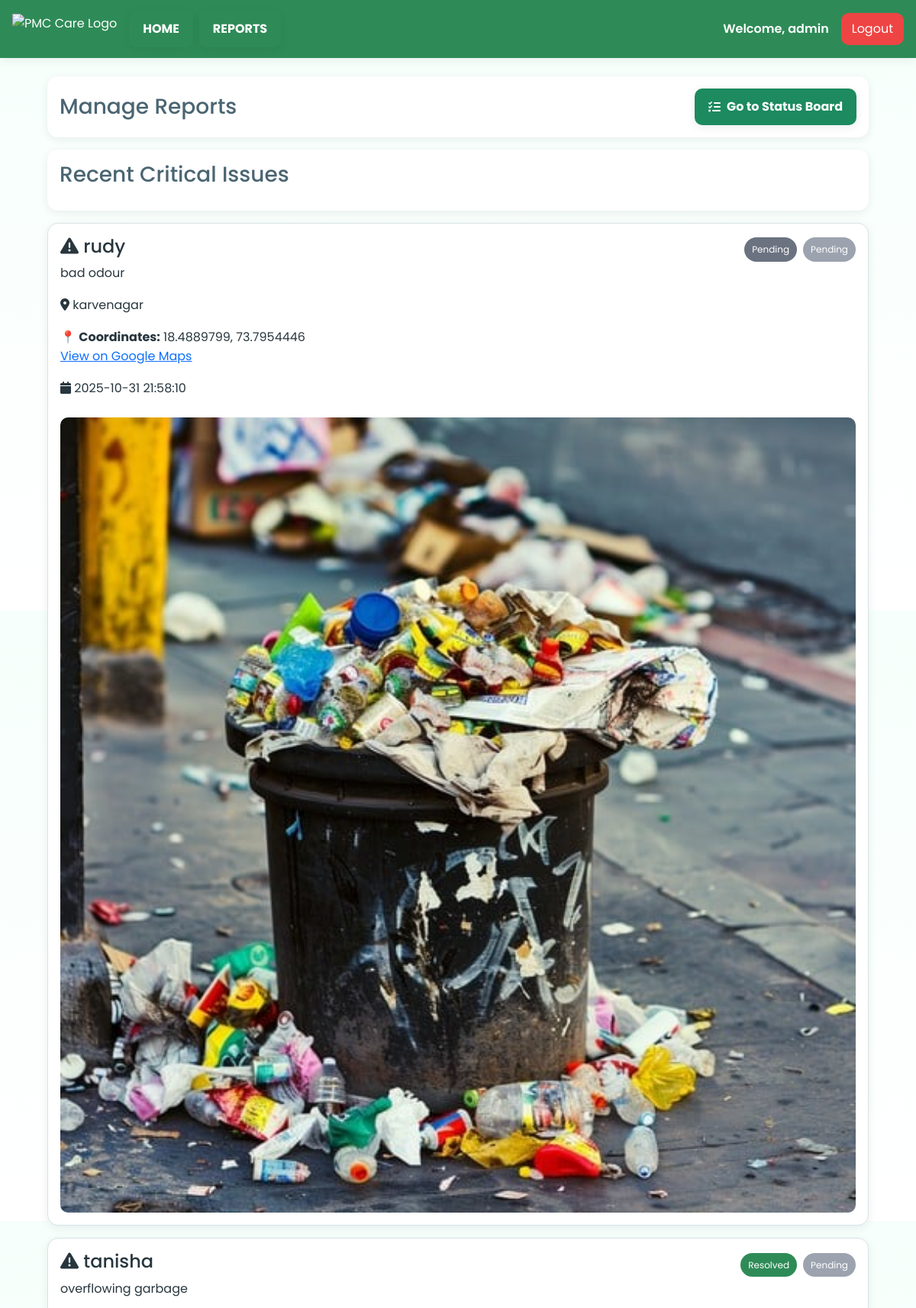
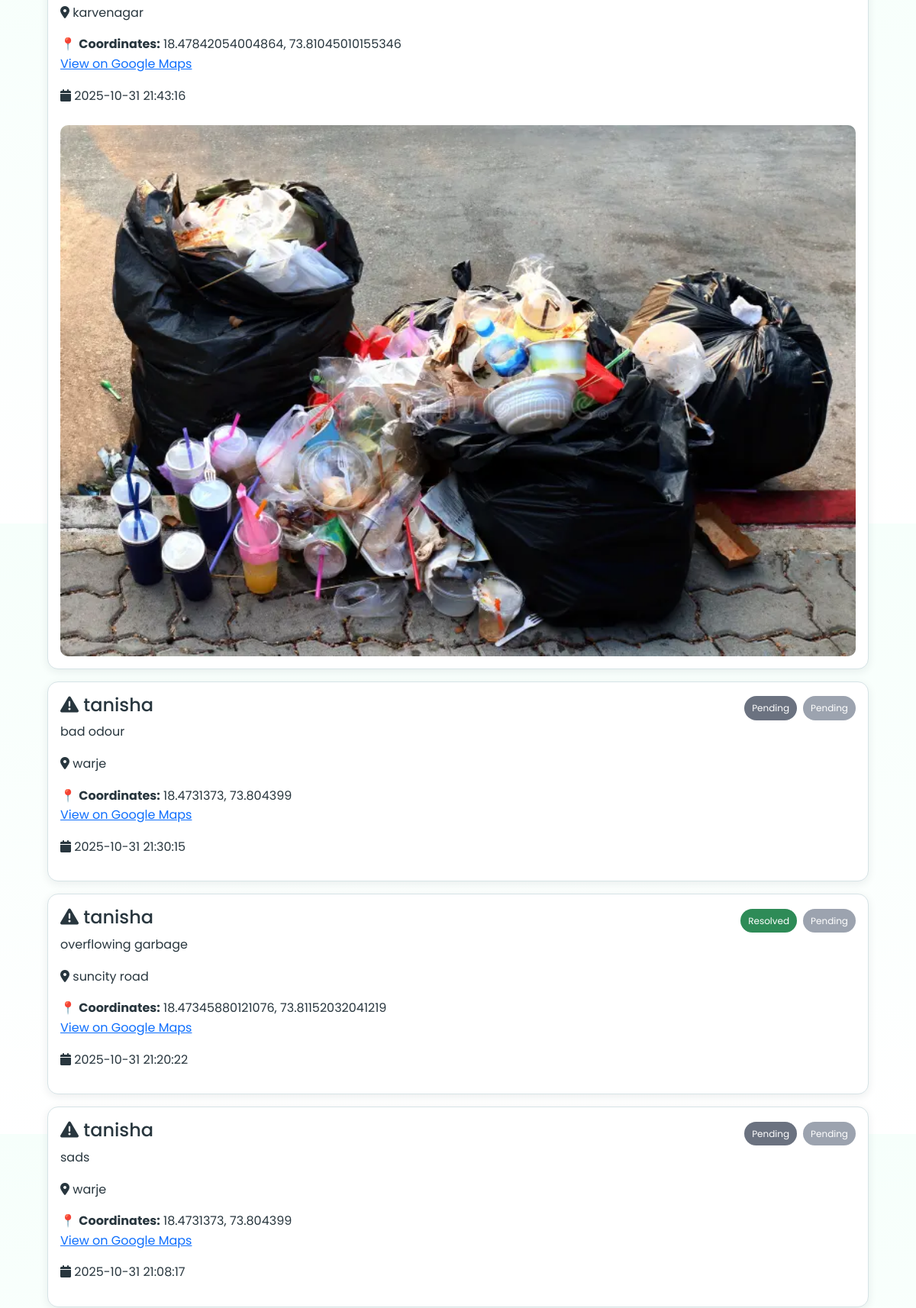
The app's page /employee/dashboard (signed in, upper part) with its own data (2 pictures, top to bottom).
### tables this page shows
CREATE TABLE reports (
        id INTEGER PRIMARY KEY AUTOINCREMENT,
        name TEXT,
        location TEXT,
        description TEXT,
        image_path TEXT,
        severity TEXT,
        coverage REAL,
        preview_path TEXT,
        status TEXT DEFAULT "Pending",
        created_at TEXT
    , latitude REAL, longitude REAL);

### app.py (the view)
@app.route("/employee/dashboard")
def employee_dashboard():
    if "employee" not in session:
        return redirect(url_for("employee"))  # Redirect if not logged in
    try:
        init_reports_db()
    except Exception as e:
        print("⚠️ init_reports_db failed:", e)
    try:
        conn = sqlite3.connect("reports.db")
        conn.row_factory = sqlite3.Row
        cursor = conn.cursor()
        cursor.execute("SELECT * FROM reports ORDER BY created_at DESC")
        reports = cursor.fetchall()
        conn.close()
        error_message = None
    except Exception as e:
        print("⚠️ Error loading reports:", e)
        reports = []
        error_message = "Could not load reports from the database."
    return render_template("employee_dashboard.html", reports=reports, error_message=error_message)

### app.py (called while the page is built)
def init_reports_db():
    conn = sqlite3.connect('reports.db')
    c = conn.cursor()
    c.execute('''CREATE TABLE IF NOT EXISTS reports (
        id INTEGER PRIMARY KEY AUTOINCREMENT,
        name TEXT,
        location TEXT,
        description TEXT,
        image_path TEXT,
        severity TEXT,
        coverage REAL,
        preview_path TEXT,
        status TEXT DEFAULT "Pending",
        created_at TEXT,
        latitude REAL,
        longitude REAL
    )''')
    conn.commit()
    conn.close()
    migrate_reports_db_add_coords()

def migrate_reports_db_add_coords():
    conn = sqlite3.connect('reports.db')
    cursor = conn.cursor()
    cursor.execute("PRAGMA table_info(reports);")
    cols = [row[1] for row in cursor.fetchall()]
    if 'latitude' not in cols:
        try:
            cursor.execute("ALTER TABLE reports ADD COLUMN latitude REAL;")
        except Exception as e:
            print("Could not add latitude column:", e)
    if 'longitude' not in cols:
        try:
            cursor.execute("ALTER TABLE reports ADD COLUMN longitude REAL;")
        except Exception as e:
            print("Could not add longitude column:", e)
    conn.commit()
    conn.close()

### templates/employee_dashboard.html (shortened to what this page needs)
<!DOCTYPE html>
<html lang="en">
<head>
    <link href="https://cdn.jsdelivr.net/npm/bootstrap@5.3.3/dist/css/bootstrap.min.css" rel="stylesheet">
    <link rel="stylesheet" href="https://cdnjs.cloudflare.com/ajax/libs/font-awesome/6.5.0/css/all.min.css">
    <link rel="stylesheet" href="{{ url_for('static', filename='css/index.css') }}">
    <link rel="stylesheet" href="{{ url_for('static', filename='css/employee_dashboard.css') }}">
</head>
<body>
    <header class="navbar navbar-expand-lg px-3">
        <div class="nav-left d-flex align-items-center gap-3">
            <img src="{{ url_for('static', filename='logo.png') }}" alt="PMC Care Logo" class="logo" style="height:40px;">
            <nav>
                <ul class="list-unstyled d-flex gap-2 m-0">
                    <li><button class="btn btn-outline-primary" onclick="window.location.href='{{ url_for('admin') }}'">HOME</button></li>
                    <li><button class="btn btn-outline-primary" onclick="window.location.href='{{ url_for('employee_dashboard') }}'">REPORTS</button></li>
                </ul>
            </nav>
        </div>
        <div class="d-flex align-items-center gap-3">
            <span class="fw-semibold">Welcome, {{ session.get('employee', 'Employee') }}</span>
            <a href="{{ url_for('employee_logout') }}" class="logout-btn">Logout</a>
        </div>
    </header>
    <div class="container my-4">
        <div class="card p-3 mb-3 d-flex flex-md-row flex-column align-items-md-center justify-content-between">
            <h3 class="section-title m-0">Manage Reports</h3>
            <a href="{{ url_for('admin_dashboard') }}" class="btn btn-primary mt-2 mt-md-0"><i class="fa-solid fa-list-check"></i> Go to Status Board</a>
        </div>
        <div class="card p-3 mb-3">
            <h3 class="section-title">Recent Critical Issues</h3>
        </div>
        {% for report in reports %}
        <div class="issue-card card p-3 mb-3">
            <div class="issue-header">
                <h4><i class="fa-solid fa-triangle-exclamation"></i> {{ report['name'] or 'Unnamed Report' }}</h4>
                <div class="status-tags">
                    <span class="status {{ report['status']|lower }}">{{ report['status'] }}</span>
                    {% if report['severity'] %}
                        <span class="severity {{ report['severity']|lower }}">{{ report['severity'] }}</span>
                    {% else %}
                        <span class="severity pending">Pending</span>
                    {% endif %}
                </div>
            </div>
            <p>{{ report['description'] }}</p>
            <p><i class="fa-solid fa-location-dot"></i> {{ report['location'] }}</p>
            {% if report['latitude'] and report['longitude'] %}
            <p>
                📍 <strong>Coordinates:</strong>
                {{ report['latitude'] }}, {{ report['longitude'] }}<br>
                <a href="https://www.google.com/maps?q={{ report['latitude'] }},{{ report['longitude'] }}"
                   target="_blank"
                   class="map-link">
                   View on Google Maps
                </a>
            </p>
            {% endif %}
            <p><i class="fa-solid fa-calendar"></i> {{ report['created_at'] }}</p>
            {% if report['image_path'] %}
            <img src="{{ url_for('static', filename=report['image_path'].split('static/')[-1]) }}" class="report-image">
            {% endif %}
        </div>
        {% else %}
            <p class="no-data">No reports available.</p>
        {% endfor %}
    </div>
</body>
</html>

### static/css/index.css (style rules this page uses)
:root { --green-primary: 152 50% 36%; --green-primary-contrast: 0 0% 100%; --mint: 156 56% 79%; --gray-blue: 202 21% 37%; --lime-accent: 147 100% 39%; --background: 156 56% 96%; --foreground: 202 21% 20%; --card: 0 0% 100%; --card-foreground: 202 21% 20%; --primary: var(--green-primary); --primary-foreground: var(--green-primary-contrast); --secondary: 202 15% 95%; --secondary-foreground: 202 21% 30%; --muted: 202 15% 95%; --muted-foreground: 202 10% 45%; --accent: var(--lime-accent); --accent-foreground: 0 0% 100%; --destructive: 0 84% 60%; --destructive-foreground: 0 0% 100%; --border: 202 16% 86%; --input: 202 16% 86%; --ring: var(--green-primary); --status-reported: var(--lime-accent); --status-review: 202 70% 45%; --status-resolved: var(--green-primary); --severity-low: var(--green-primary); --severity-medium: 45 93% 47%; --severity-critical: 0 84% 60%; --gradient-hero: linear-gradient(135deg, hsl(var(--mint)) 0%, hsl(var(--green-primary)) 100%); --gradient-card: linear-gradient(145deg, hsl(0 0% 100% / 0.9), hsl(156 56% 98%)); --shadow-soft: 0 6px 22px hsl(202 21% 10% / 0.12); --shadow-card: 0 3px 12px hsl(202 21% 10% / 0.08); --radius: 14px; }
* { border-color: hsl(var(--border)); box-sizing: border-box; }
body { background-color: hsl(var(--background)); background-image: radial-gradient(60% 80% at 100% 0%, hsl(var(--mint) / 0.45), transparent 60%), url('/static/images/green-city.svg'); background-repeat: no-repeat; background-size: cover, 520px auto; background-position: center, right -40px top -40px; color: hsl(var(--foreground)); font-family: 'Poppins', 'Nunito Sans', system-ui, -apple-system, "Segoe UI", Roboto, "Helvetica Neue", Arial, "Noto Sans", sans-serif; line-height: 1.6; margin: 0; padding: 0; }
.btn { display: inline-flex; align-items: center; justify-content: center; gap: 8px; padding: 12px 18px; border-radius: calc(var(--radius) - 6px); border: 1px solid hsl(var(--border)); background: hsl(var(--primary)); color: hsl(var(--primary-foreground)); cursor: pointer; transition: all 0.3s ease; box-shadow: var(--shadow-card); }
.card { background: hsl(var(--card)); color: hsl(var(--card-foreground)); border: 1px solid hsl(var(--border)); border-radius: var(--radius); box-shadow: var(--shadow-card); padding: 20px; transition: transform 0.3s ease, box-shadow 0.3s ease; }
.container { width: min(1100px, 92%); margin: 0 auto; }

### static/css/employee_dashboard.css (style rules this page uses)
:root { --green-primary:#2E8B57; --mint:#A8E6CF; --gray-blue:#4A6572; --lime:#00C853; --border:#D6E3E6; --radius:14px; --shadow-card:0 3px 12px rgba(20,38,47,0.08); --shadow-soft:0 6px 22px rgba(20,38,47,0.12); }
body { font-family:'Poppins','Nunito Sans','Segoe UI',Arial,sans-serif; background: linear-gradient(180deg, #F6FFFB 0%, #FFFFFF 100%); margin:0; padding:0; }
.navbar { background: var(--green-primary); color:#fff; padding:14px 24px; display:flex; justify-content:space-between; align-items:center; box-shadow: var(--shadow-card); }
.logout-btn { background:#ef4444; color:#fff; padding:8px 14px; text-decoration:none; border-radius:10px; transition:all .3s ease; }
.btn { font-weight:700; border-radius:10px; }
.btn-primary { background:#1d8a5f; border-color:#177451; color:#ffffff; }
h3 { color: var(--gray-blue); margin-bottom: 14px; }
.issue-card { background:#fff; border-radius: var(--radius); box-shadow: var(--shadow-card); border:1px solid var(--border); padding:20px; margin-bottom:16px; transition: transform .3s ease, box-shadow .3s ease; }
.issue-header { display:flex; justify-content: space-between; align-items:center; }
.status-tags { display:flex; gap:8px; flex-wrap: wrap; }
.status, .severity { padding:6px 10px; border-radius:999px; font-size:12px; color:#fff; }
.status.pending { background: #6b7280; }
.status.resolved { background: var(--green-primary); }
.severity.pending { background: #9ca3af; }
.report-image { margin-top:10px; max-width:100%; border-radius: 10px; }

### records on screen
reports: name "rudy", status "Pending", description "bad odour", location "karvenagar", latitude "18.4889799", longitude "73.7954446", created_at "2025-10-31 21:58:10", image_path (picture)
reports: name "tanisha", status "Resolved", description "overflowing garbage", location "karvenagar", latitude "18.47842054004864", longitude "73.81045010155346", created_at "2025-10-31 21:43:16", image_path (picture)
reports: name "tanisha", status "Pending", description "bad odour", location "warje", latitude "18.4731373", longitude "73.804399", created_at "2025-10-31 21:30:15"
reports: name "tanisha", status "Resolved", description "overflowing garbage", location "suncity road", latitude "18.47345880121076", longitude "73.81152032041219", created_at "2025-10-31 21:20:22"
reports: name "tanisha", status "Pending", description "sads", location "warje", latitude "18.4731373", longitude "73.804399", created_at "2025-10-31 21:08:17"

### other values on screen
{{ session.get('employee', 'Employee') }} "admin"
